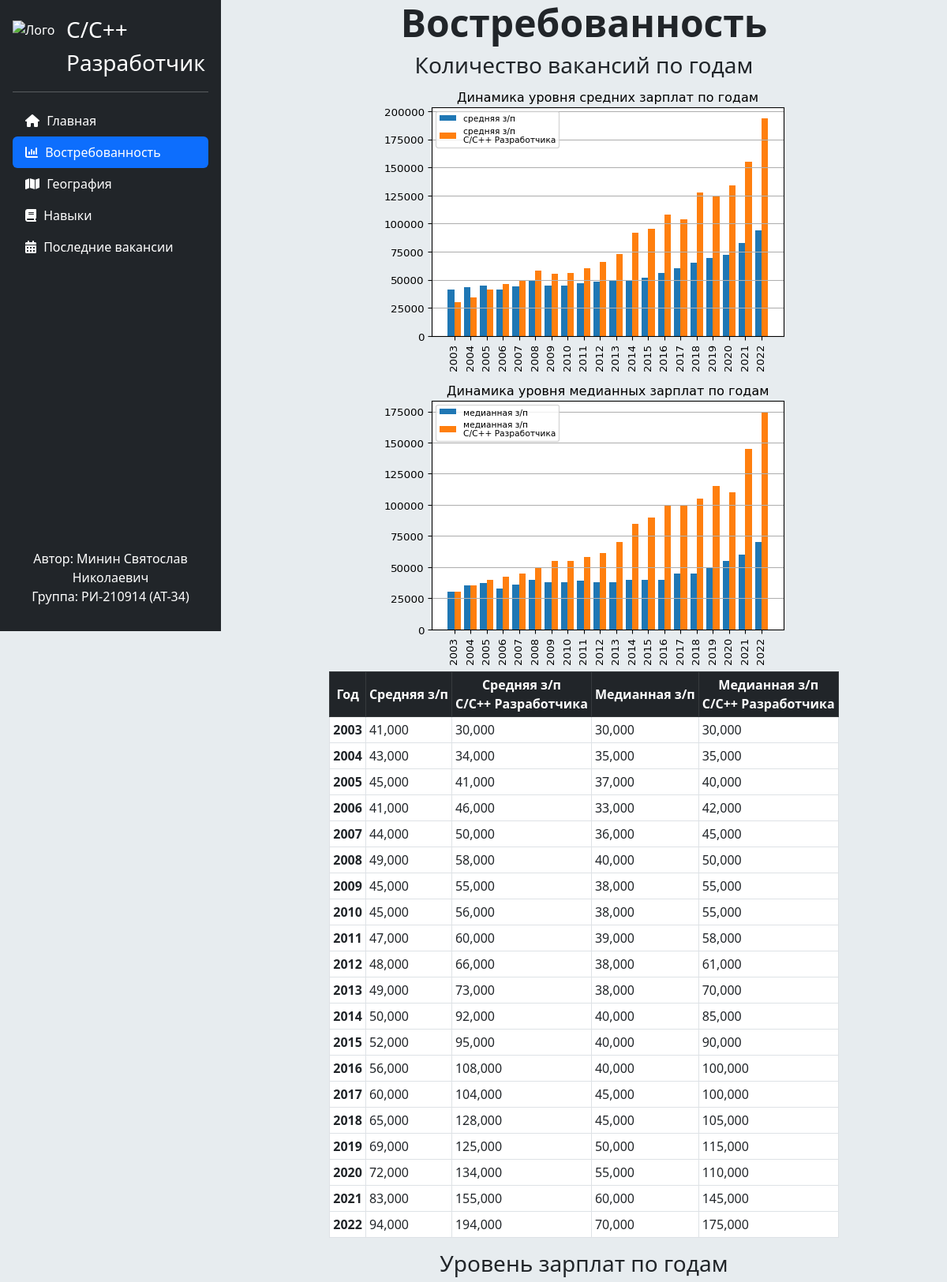
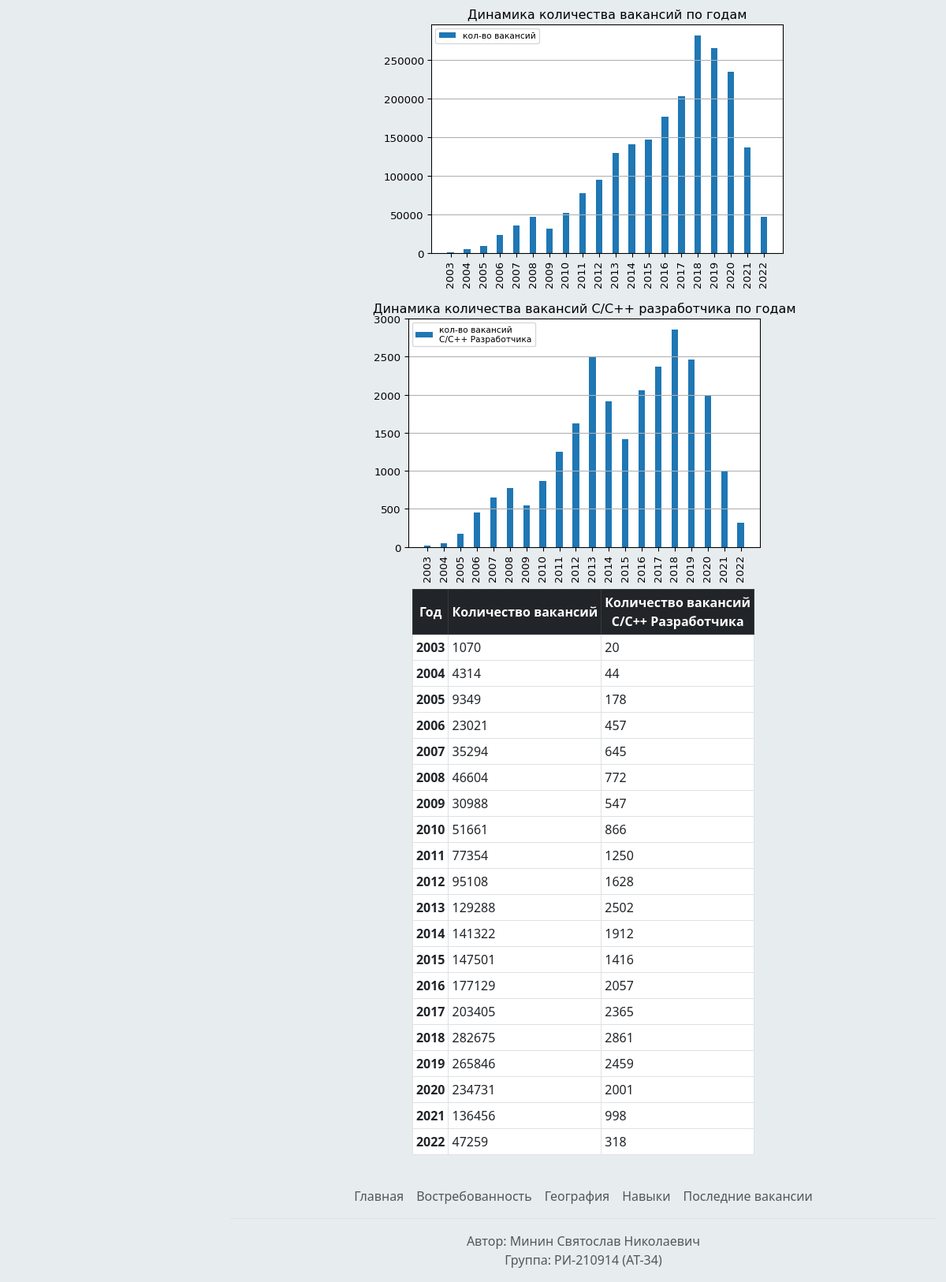
The app's page /demand with its own data (2 pictures, top to bottom).
### main/models.py (models this page shows, shortened)
class Table(models.Model):
    name = models.CharField('Название', max_length=250, default='')
    rows = models.ManyToManyField(Row)
    images = models.ManyToManyField(Image, blank=True)
    class Meta:
        verbose_name = 'Таблица'
        verbose_name_plural = 'Таблицы'

class Image(models.Model):
    name = models.CharField(max_length=100)
    path = models.ImageField()
    class Meta:
        verbose_name = 'Изображение'
        verbose_name_plural = 'Изображения'

class Row(models.Model):
    name = models.CharField('Название', max_length=250, default='')
    text = models.TextField('Текст')
    class Meta:
        verbose_name = 'Строка'
        verbose_name_plural = 'Строки'

### main/views.py (the view)
# urls.py: path('demand', views.demand, name='demand'),
def demand(request):
    mean_median_dict = __dict_from_table(Table.objects.all()[0])
    vacancies_count_dict = __dict_from_table(Table.objects.all()[1])
    data = {
        'title': 'Востребованность',
        'page_theme': 'Динамика уровня зарплат по годам',
        'tables': [mean_median_dict, vacancies_count_dict],
        'images': Image.objects.all(),
        'active_tabs': __get_active_tabs(1),
    }
    return render(request, 'main/demand.html', data)

### main/views.py (called while the page is built)
def __transpose(list_of_lists):
    transposed_tuples = list(zip(*list_of_lists))
    return [list(sublist) for sublist in transposed_tuples]

def __dict_from_table(table):
    return {'name': table.name,
            'headers': [row.name for row in table.rows.all()],
            'rows': __transpose([[cell.replace('_', ' ') for cell in row.text.split()] for row in table.rows.all()]),
            'images': table.images}

def __get_active_tabs(active_index):
    tabs = [False for _ in range(5)]
    tabs[active_index] = True
    return tabs

### templates/main/demand.html
{% extends 'main/standard.html' %}
{% load static %}
{% block content %}
    {% include 'main/tables_layout.html' %}
{% endblock %}

### templates/main/tables_layout.html
{% for table in tables %}
    <h3>{{ table.name }}</h3>
    {% for image in table.images.all %}
        <img src="{{ BASIC_DIR }}/media/{{ image.path }}" alt="{{ image.name }}">
    {% endfor %}
    <div class="row justify-content-center">
        <div class="col-auto">
            <table class="table table-sm table-hover table-bordered border-3 w-auto align-start">
                <thead class="table-dark">
                    <tr>
                        {% for header in table.headers %}
                            <th scope="col" class="align-middle">{{ header|safe }}</th>
                        {% endfor %}
                    </tr>
                </thead>
                <tbody>
                    {% for row in table.rows %}
                        <tr>
                            {% for cell in row %}
                                <td>{{ cell }}</td>
                            {% endfor %}
                        </tr>
                    {% endfor %}
                </tbody>
            </table>
        </div>
    </div>
{% endfor %}

### static/main/css/style.css (style rules this page uses)
body { background: #e7ecef; text-align: center; }
table { table-layout: fixed ; width: 100% ; }
td { text-align: start; }
td:first-child { text-align: center; font-weight: bold; }

### records on screen
Table: name "Количество вакансий по годам"
Image: path (picture)
Image: path (picture)
Row: headers "Год" "Год"
Row: headers "Средняя з/п"
Row: headers "Средняя з/п C/C++ Разработчика"
Row: headers "Медианная з/п"
Row: headers "Медианная з/п C/C++ Разработчика"
Table: name "Уровень зарплат по годам"
Image: path (picture)
Image: path (picture)
Row: headers "Количество вакансий"
Row: headers "Количество вакансий C/C++ Разработчика"

### other values on screen
{{ cell }} "2003" "41,000" "30,000" "30,000" "30,000" "2004" "43,000" "34,000" "35,000" "35,000" "2005" "45,000" "41,000" "37,000" "40,000" "2006" "41,000" "46,000" "33,000" "42,000" "2007" "44,000" "50,000" "36,000" "45,000" "2008" "49,000" "58,000" "40,000" "50,000" "2009" "45,000" "55,000" "38,000" "55,000" "2010" "45,000" "56,000" "38,000" "55,000" "2011" "47,000" "60,000" "39,000" "58,000" "2012" "48,000" "66,000" "38,000" "61,000" "2013" "49,000" "73,000" "38,000" "70,000" "2014" "50,000" "92,000" "40,000" "85,000" "2015" "52,000" "95,000" "40,000" "90,000" "2016" "56,000" "108,000" "40,000" "100,000" "2017" "60,000" "104,000" "45,000" "100,000" "2018" "65,000" "128,000" "45,000" "105,000" "2019" "69,000" "125,000" "50,000" "115,000" "2020" "72,000" "134,000" "55,000" "110,000" "2021" "83,000" "155,000" "60,000" "145,000" "2022" "94,000" "194,000" "70,000" "175,000" "2003" "1070" "20" "2004" "4314" "44" "2005" "9349" "178" "2006" "23021" "457" "2007" "35294" "645" "2008" "46604" "772" "2009" "30988" "547" "2010" "51661" "866" "2011" "77354" "1250" "2012" "95108" "1628" "2013" "129288" "2502" "2014" "141322" "1912" "2015" "147501" "1416" "2016" "177129" "2057" "2017" "203405" "2365" "2018" "282675" "2861" "2019" "265846" "2459" "2020" "234731" "2001" "2021" "136456" "998" "2022" "47259" "318"
